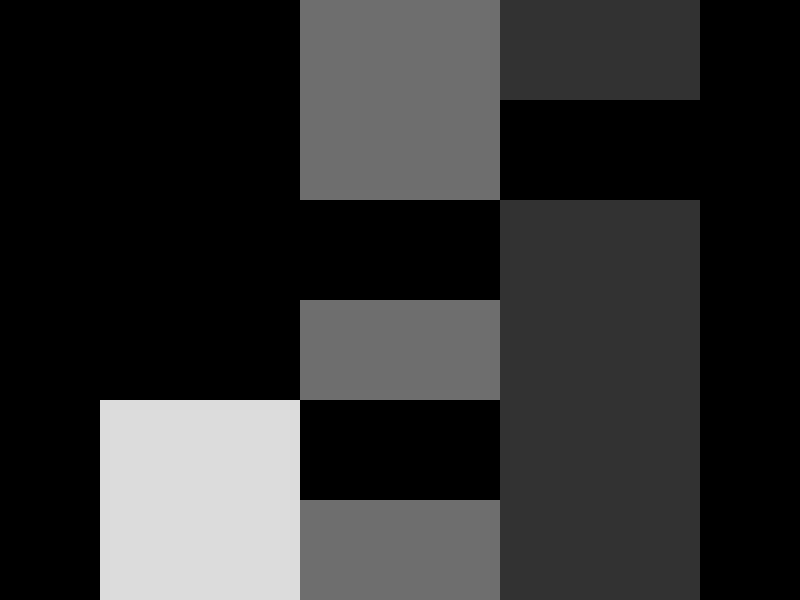
Frame 1 (no input)
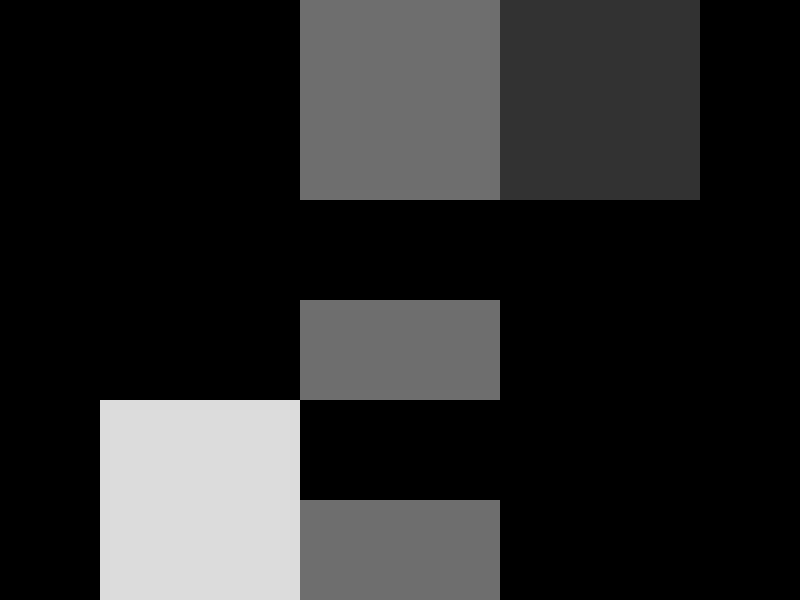
Frame 60 (the mouse pressed at the canvas centre just before this capture)
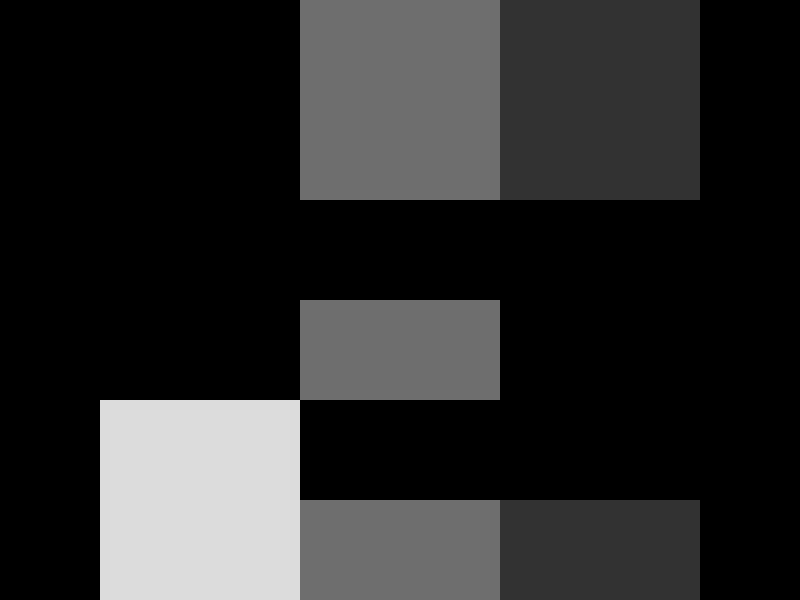
Frame 120 (the mouse held since frame 60 and released just before this capture)

The Processing sketch that drew these frames (run headless with seeded random() and noise(); from frame 60 on, the mouse is pressed at the canvas centre):

// Processing sketch: binaryClock
// ── binaryClock.pde
// Filename: binaryClock.pde
// Author: m-ezekiel
//
//

String sec, min, hr;
TimeColumn hours, minutes, seconds;

void setup() {
    size(800, 600);  
    background(0);   // bgColor 

    // rectMode(CENTER);
    textAlign(RIGHT);

    noStroke();
    smooth();

    int partitions = 6;
    hours = new TimeColumn(100, 0, 200, 600, partitions, hr);
    minutes = new TimeColumn(300, 0, 200, 600, partitions, min);
    seconds = new TimeColumn(500, 0, 200, 600, partitions, sec);

}

void draw() {

    // Binary Time Variables
    String sec = binary(second(), 6);
    String min = binary(minute(), 6);
    String hr = binary(hour(), 6);

    fill(0);
    hours.display_col();
    // Control loop for hours
    for (int i = 0; i < hours.p; i++) {
        if (hr.charAt(i) == '1') {
            fill(220);
            rect(hours.x, 
                hours.y + (i * (hours.height/hours.p)), 
                hours.width, 
                height/hours.p);
        }
    }

    fill(0);
    minutes.display_col();
    // Control loop for minutes
    for (int i = 0; i < minutes.p; i++) {
        if (min.charAt(i) == '1') {
            fill(110);
            rect(minutes.x, 
                minutes.y + (i * (minutes.height/minutes.p)), 
                minutes.width, 
                minutes.height/minutes.p);
        }
    }

    fill(0);
    seconds.display_col();
    // Control loop for seconds
    for (int i = 0; i < seconds.p; i++) {
        if (sec.charAt(i) == '1') {
            fill(50);
            rect(seconds.x, 
                seconds.y + (i * (seconds.height/seconds.p)), 
                seconds.width, 
                seconds.height/seconds.p);
        } else {
            fill(255, 0);   // Fill transparent
            rect(seconds.x, 
                seconds.y + (i * (seconds.height/seconds.p)), 
                seconds.width, 
                seconds.height/seconds.p);
        }
    }

println("second: "+sec.charAt(5));

}

class TimeColumn {
    int x, y, width, height, p;
    String time;

    TimeColumn(int xpos, int ypos, int wd, int ht, int partitions, String time) {
        x = xpos;
        y = ypos;
        width = wd;
        height = ht;
        p = partitions;
        time = time;
    }

    void display_col() {
        rect(x, y, width, height);
    }

}
